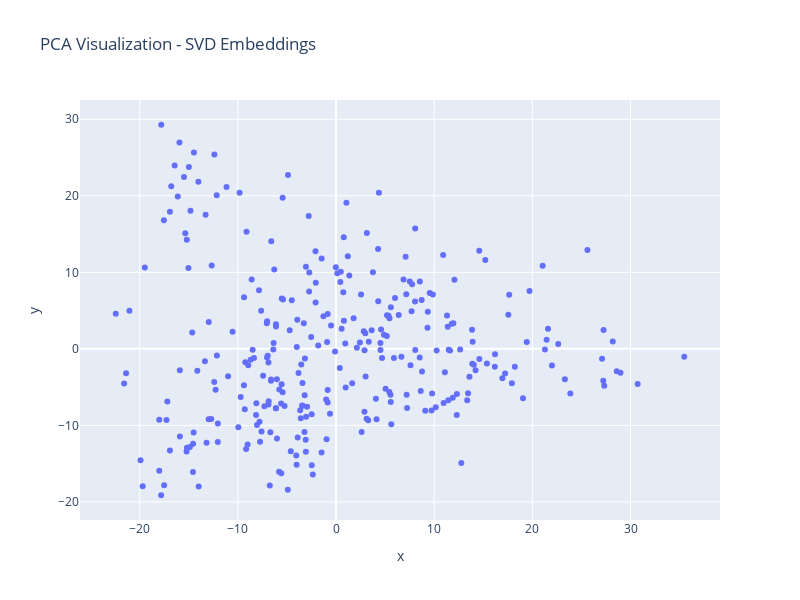
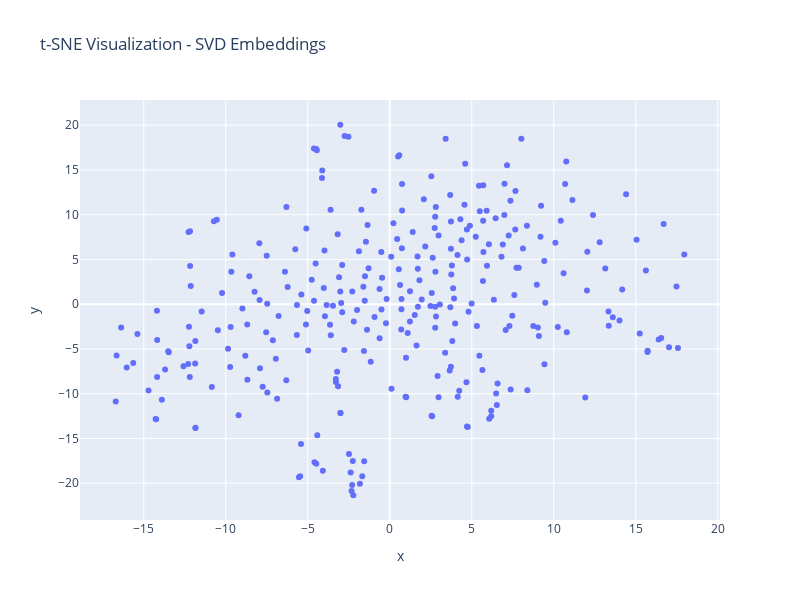
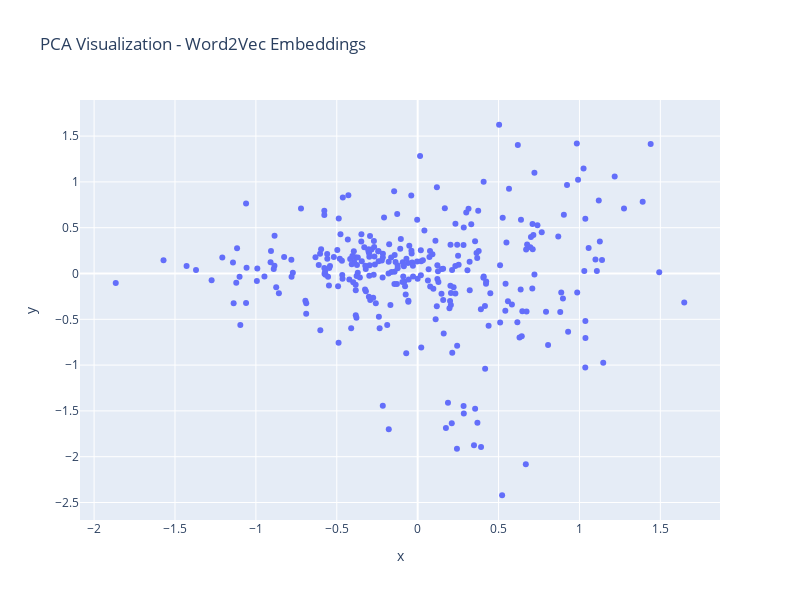
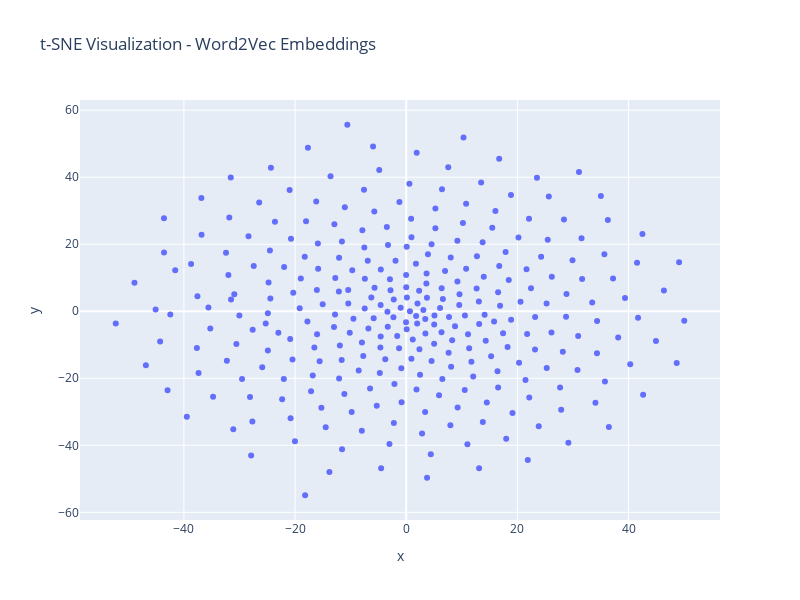

Here is the notebook cell these charts were saved with, in order:
### Code cell
words_to_plot_count = 300
plot_words = vocabulary[:words_to_plot_count]
plot_indices = [word_to_idx[word] for word in plot_words]

visualize_embeddings(svd_vectors[plot_indices], plot_words, title="SVD Embeddings")

visualize_embeddings(w2v_vectors[plot_indices], plot_words, title="Word2Vec Embeddings")

### Figure 1 — Plotly figure (JSON) as saved in the notebook; plotly's stock layout.template omitted (floating-point values rounded to 4 significant figures; data arrays with more than 128 entries replaced by an {"elided": "..."} marker saying what was removed)
{"data": [{"hovertemplate": "<b>%{hovertext}</b><br><br>x=%{x}<br>y=%{y}<extra></extra>", "hovertext": {"elided": "300 str values"}, "legendgroup": "", "marker": {"color": "#636efa", "symbol": "circle"}, "mode": "markers", "name": "", "orientation": "v", "showlegend": false, "type": "scatter", "x": {"elided": "300 float values"}, "xaxis": "x", "y": {"elided": "300 float values"}, "yaxis": "y"}], "layout": {"height": 600, "legend": {"tracegroupgap": 0}, "title": {"text": "PCA Visualization - SVD Embeddings"}, "width": 800, "xaxis": {"anchor": "y", "domain": [0, 1], "title": {"text": "x"}}, "yaxis": {"anchor": "x", "domain": [0, 1], "title": {"text": "y"}}}}

### Figure 2 — Plotly figure (JSON) as saved in the notebook; plotly's stock layout.template omitted (floating-point values rounded to 4 significant figures; data arrays with more than 128 entries replaced by an {"elided": "..."} marker saying what was removed)
{"data": [{"hovertemplate": "<b>%{hovertext}</b><br><br>x=%{x}<br>y=%{y}<extra></extra>", "hovertext": {"elided": "300 str values"}, "legendgroup": "", "marker": {"color": "#636efa", "symbol": "circle"}, "mode": "markers", "name": "", "orientation": "v", "showlegend": false, "type": "scatter", "x": {"elided": "300 float values"}, "xaxis": "x", "y": {"elided": "300 float values"}, "yaxis": "y"}], "layout": {"height": 600, "legend": {"tracegroupgap": 0}, "title": {"text": "t-SNE Visualization - SVD Embeddings"}, "width": 800, "xaxis": {"anchor": "y", "domain": [0, 1], "title": {"text": "x"}}, "yaxis": {"anchor": "x", "domain": [0, 1], "title": {"text": "y"}}}}

### Figure 3 — Plotly figure (JSON) as saved in the notebook; plotly's stock layout.template omitted (floating-point values rounded to 4 significant figures; data arrays with more than 128 entries replaced by an {"elided": "..."} marker saying what was removed)
{"data": [{"hovertemplate": "<b>%{hovertext}</b><br><br>x=%{x}<br>y=%{y}<extra></extra>", "hovertext": {"elided": "300 str values"}, "legendgroup": "", "marker": {"color": "#636efa", "symbol": "circle"}, "mode": "markers", "name": "", "orientation": "v", "showlegend": false, "type": "scatter", "x": {"elided": "300 float values"}, "xaxis": "x", "y": {"elided": "300 float values"}, "yaxis": "y"}], "layout": {"height": 600, "legend": {"tracegroupgap": 0}, "title": {"text": "PCA Visualization - Word2Vec Embeddings"}, "width": 800, "xaxis": {"anchor": "y", "domain": [0, 1], "title": {"text": "x"}}, "yaxis": {"anchor": "x", "domain": [0, 1], "title": {"text": "y"}}}}

### Figure 4 — Plotly figure (JSON) as saved in the notebook; plotly's stock layout.template omitted (floating-point values rounded to 4 significant figures; data arrays with more than 128 entries replaced by an {"elided": "..."} marker saying what was removed)
{"data": [{"hovertemplate": "<b>%{hovertext}</b><br><br>x=%{x}<br>y=%{y}<extra></extra>", "hovertext": {"elided": "300 str values"}, "legendgroup": "", "marker": {"color": "#636efa", "symbol": "circle"}, "mode": "markers", "name": "", "orientation": "v", "showlegend": false, "type": "scatter", "x": {"elided": "300 float values"}, "xaxis": "x", "y": {"elided": "300 float values"}, "yaxis": "y"}], "layout": {"height": 600, "legend": {"tracegroupgap": 0}, "title": {"text": "t-SNE Visualization - Word2Vec Embeddings"}, "width": 800, "xaxis": {"anchor": "y", "domain": [0, 1], "title": {"text": "x"}}, "yaxis": {"anchor": "x", "domain": [0, 1], "title": {"text": "y"}}}}
